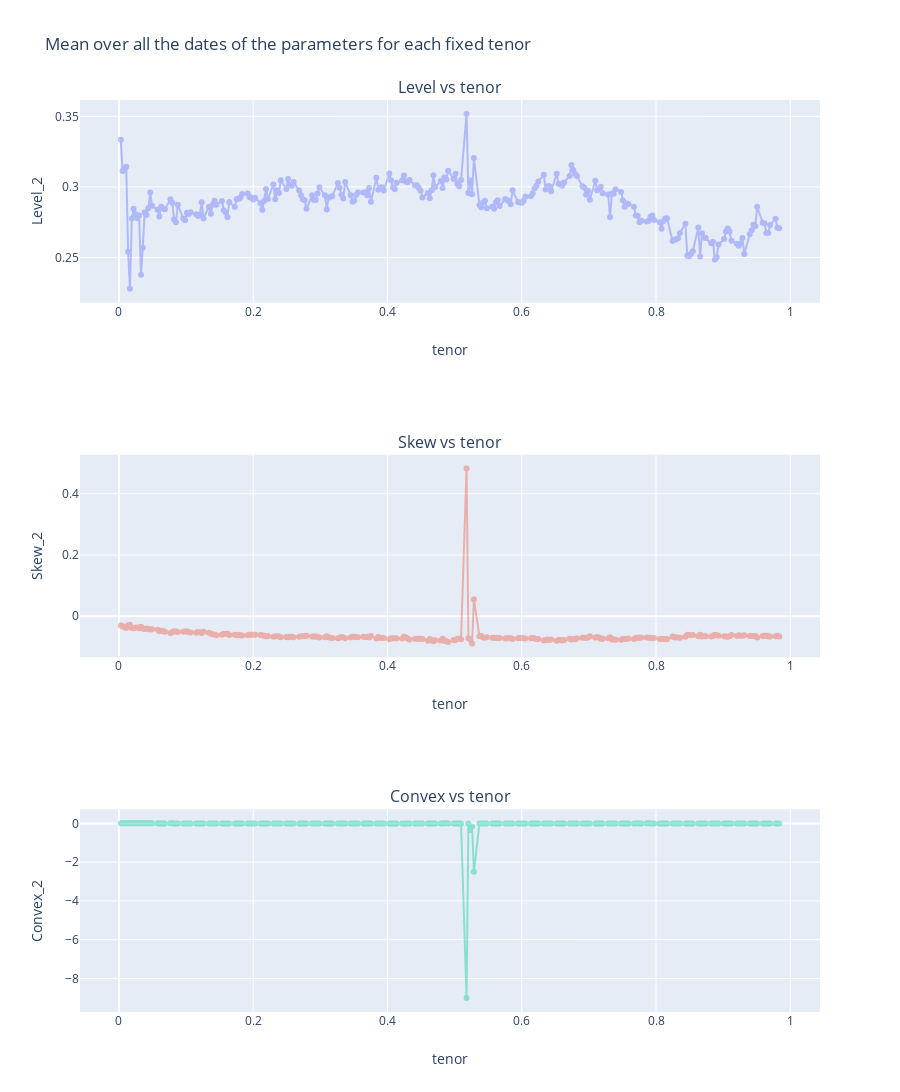

The code cell stored with this chart in its notebook:
### Code cell
max_maturity_days = 350
df_all_sort = df_all.sort_values("tenor")
df_to_plot = df_all_sort.groupby("tenor").mean()
fig = make_subplots(rows=3,cols=1,subplot_titles=["Level vs tenor","Skew vs tenor","Convex vs tenor"])

for i,param in enumerate(["Level_2","Skew_2","Convex_2"]):
    fig.add_trace(go.Scatter(
        x=df_to_plot.index.values, y=df_to_plot[param].values,mode = "markers+lines",
                            fillcolor = "blue",
                            opacity = 0.4),i+1,1)
    fig.update_yaxes(title_text=param, row=1+i, col=1)
    fig.update_xaxes(title_text="tenor", row=1+i, col=1)
    
fig.update_layout( height = 1100, title = "Mean over all the dates of the parameters for each fixed tenor",
                  showlegend = False)
iplot(fig)

### Figure 1 — Plotly figure (JSON) as saved in the notebook; plotly's stock layout.template omitted (floating-point values rounded to 4 significant figures; data arrays with more than 128 entries replaced by an {"elided": "..."} marker saying what was removed)
{"data": [{"fillcolor": "blue", "mode": "markers+lines", "opacity": 0.4, "type": "scatter", "x": {"elided": "261 float values"}, "xaxis": "x", "y": {"elided": "261 float values"}, "yaxis": "y"}, {"fillcolor": "blue", "mode": "markers+lines", "opacity": 0.4, "type": "scatter", "x": {"elided": "261 float values"}, "xaxis": "x2", "y": {"elided": "261 float values"}, "yaxis": "y2"}, {"fillcolor": "blue", "mode": "markers+lines", "opacity": 0.4, "type": "scatter", "x": {"elided": "261 float values"}, "xaxis": "x3", "y": {"elided": "261 float values"}, "yaxis": "y3"}], "layout": {"annotations": [{"font": {"size": 16}, "showarrow": false, "text": "Level vs tenor", "x": 0.5, "xanchor": "center", "xref": "paper", "y": 1, "yanchor": "bottom", "yref": "paper"}, {"font": {"size": 16}, "showarrow": false, "text": "Skew vs tenor", "x": 0.5, "xanchor": "center", "xref": "paper", "y": 0.6111, "yanchor": "bottom", "yref": "paper"}, {"font": {"size": 16}, "showarrow": false, "text": "Convex vs tenor", "x": 0.5, "xanchor": "center", "xref": "paper", "y": 0.2222, "yanchor": "bottom", "yref": "paper"}], "height": 1100, "showlegend": false, "title": {"text": "Mean over all the dates of the parameters for each fixed tenor"}, "xaxis": {"anchor": "y", "domain": [0, 1], "title": {"text": "tenor"}}, "xaxis2": {"anchor": "y2", "domain": [0, 1], "title": {"text": "tenor"}}, "xaxis3": {"anchor": "y3", "domain": [0, 1], "title": {"text": "tenor"}}, "yaxis": {"anchor": "x", "domain": [0.7778, 1], "title": {"text": "Level_2"}}, "yaxis2": {"anchor": "x2", "domain": [0.3889, 0.6111], "title": {"text": "Skew_2"}}, "yaxis3": {"anchor": "x3", "domain": [0, 0.2222], "title": {"text": "Convex_2"}}}}
